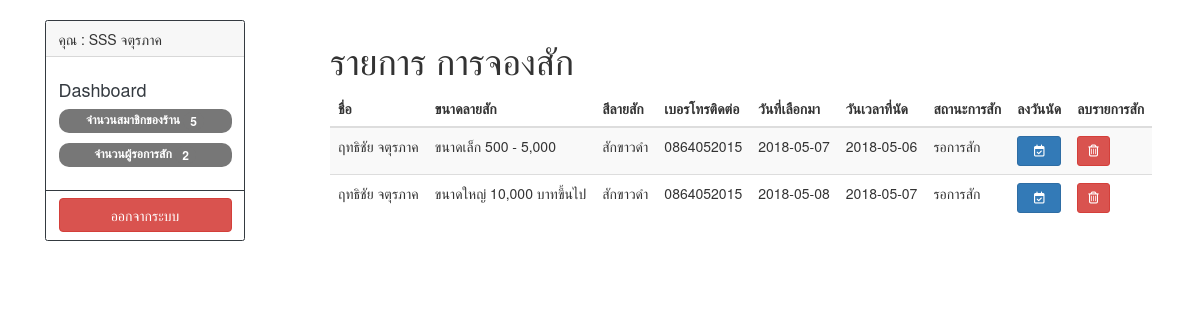
The page /adminCon/indexadmin.php (signed in) on the database its author committed.
### tables this page shows
CREATE TABLE `book_tattoos` (
  `id_member` int(11) NOT NULL,
  `book_tattoo_date` date NOT NULL,
  `book_tattoo_size` int(11) NOT NULL,
  `book_tattoo_color` int(11) NOT NULL,
  `book_tattoo_status` int(11) NOT NULL,
  `book_admin_set_time` varchar(10) DEFAULT NULL
);

CREATE TABLE `member` (
  `member_id` int(11) NOT NULL,
  `member_username` varchar(50) NOT NULL,
  `member_password` varchar(50) NOT NULL,
  `ttl_id` int(10) NOT NULL,
  `member_fname` varchar(50) NOT NULL,
  `member_lname` varchar(50) NOT NULL,
  `member_email` varchar(50) NOT NULL,
  `member_tel` varchar(50) NOT NULL,
  `member_status` enum('member','admin','','') NOT NULL DEFAULT 'member'
);

CREATE TABLE `tattoo_size` (
  `tattoo_size_id` int(10) NOT NULL,
  `tattoo_size_name` varchar(255) NOT NULL COMMENT 'ขนาดรอยสัก'
);

CREATE TABLE `tattoo_color` (
  `tattoo_color_id` int(10) NOT NULL,
  `tattoo_color_name` varchar(20) NOT NULL COMMENT 'สีของรอยสัก'
);

CREATE TABLE `book_status` (
  `book_tattoo_status_id` int(11) NOT NULL,
  `book_tattoo_status` varchar(50) DEFAULT NULL
);

### adminCon/List_book/bookview.php (the view, shortened to what this page needs)
<!DOCTYPE html>
<html>
    <head>
        <link rel="stylesheet" href="https://maxcdn.bootstrapcdn.com/bootstrap/3.3.6/css/bootstrap.min.css" />
    </head>
    <body>
        <h1>รายการ การจองสัก</h1>
        <table class="table table-striped table-responsive" id="employee_table">
            <thead>
                <tr>
                    <th scope="col">ชื่อ</th>
                    <th scope="col">ขนาดลายสัก</th>
                    <th scope="col">สีลายสัก</th>
                    <th scope="col">เบอรโทรติดต่อ</th>
                    <th scope="col">วันที่เลือกมา</th>
                    <th scope="col">วันเวลาที่นัด</th>
                    <th scope="col">สถานะการสัก</th>
                    <th scope="col">ลงวันนัด</th>
                    <th scope="col">ลบรายการสัก</th>
                </tr>
            </thead>
            <tbody>
                <?php
                include '../connent.php';
                $sql = 'select
                                      book_tattoos.id_member,
                                      member.member_fname,
                                      member.member_lname,
                                      member.member_tel,
                                      book_tattoos.book_tattoo_date,
                                      tattoo_size.tattoo_size_name,
                                      tattoo_color.tattoo_color_name,
                                      book_status.book_tattoo_status,
                                      book_tattoos.book_admin_set_time
                              FROM ((((book_tattoos
                              INNER JOIN member on book_tattoos.id_member = member.member_id)
                              INNER JOIN tattoo_size on book_tattoos.book_tattoo_size = tattoo_size.tattoo_size_id)
                              INNER JOIN tattoo_color ON book_tattoos.book_tattoo_color = tattoo_color.tattoo_color_id)
                              INNER JOIN book_status ON book_tattoos.book_tattoo_status = book_status.book_tattoo_status_id)
                              order by book_tattoos.book_admin_set_time asc ';
                $result = mysqli_query($conn, $sql);
                while (($row = mysqli_fetch_array($result, MYSQLI_ASSOC)) != NULL) {
                    echo '<tr>';
                    echo '<td>' . $row['member_fname'] . ' ' . $row['member_lname'] . '</td>';
                    echo '<td>' . $row['tattoo_size_name'] . '</td>';
                    echo '<td>' . $row['tattoo_color_name'] . '</td>';
                    echo '<td>' . $row['member_tel'] . '</td>';
                    echo '<td>' . $row['book_tattoo_date'].'</td>';
                    echo '<td>' . $row['book_admin_set_time'] . '</td>';
                    echo '<td>' . $row['book_tattoo_status'] . '</td>';
                    ?>
                <td><a href="#" class="btn btn-primary btn-sm fa fa-calendar-check-o col edit_data"id="<?php echo $row["id_member"]; ?>" name="edit"></a></td>
                <td><a href="List_book/bookdel.php?id_member=<?php echo $row["id_member"]; ?>" class="btn btn-danger btn-sm fa fa-trash"></a></td>
                <?php
            }
            ?>
        </tbody>
    </table>
</body>
</html>

### rows shown on the page
book_tattoos: member.member_fname "ฤทธิชัย", member.member_lname "จตุรภาค", tattoo_size.tattoo_size_name "ขนาดเล็ก 500 - 5,000", tattoo_color.tattoo_color_name "สักขาวดำ", member.member_tel "0864052015", book_tattoo_date "2018-05-07", book_admin_set_time "2018-05-06", book_status.book_tattoo_status "รอการสัก"
book_tattoos: member.member_fname "ฤทธิชัย", member.member_lname "จตุรภาค", tattoo_size.tattoo_size_name "ขนาดใหญ่ 10,000 บาทขึ้นไป", tattoo_color.tattoo_color_name "สักขาวดำ", member.member_tel "0864052015", book_tattoo_date "2018-05-08", book_admin_set_time "2018-05-07", book_status.book_tattoo_status "รอการสัก"

### other values the page prints
$_SESSION['member_fnamead'] "SSS"
$_SESSION['member_lnamead'] "จตุรภาค"
$row['user_num'] "5"
$row_book['book_num'] "2"
